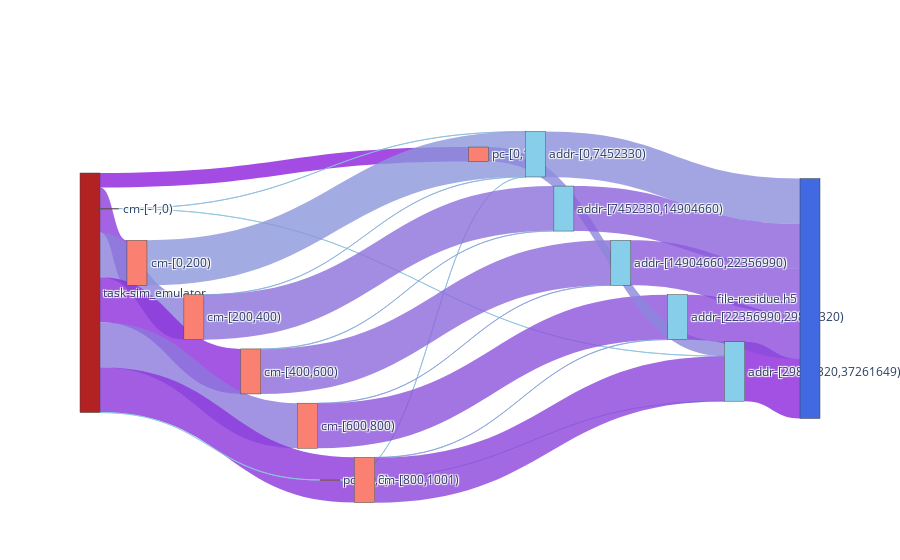

Notebook cell for this chart:
### Code cell
sim_nodes, sim_nodes_dict = get_nodes_for_sankey(G_SIM, rm_tags=['sim'])

# print(node_ref2)

sim_links = get_links_for_sankey(G_SIM, sim_nodes_dict)
fig = go.Figure(go.Sankey(
            node = sim_nodes,
            link = sim_links, orientation='h'))
fig.show()
fig.write_html(f"{path}/sankey-grouped-sim_w-vol-vfd-.html")

### Figure 1 — Plotly figure (JSON) as saved in the notebook; plotly's stock layout.template omitted (floating-point values rounded to 4 significant figures)
{"data": [{"link": {"color": ["rgba(140, 202.5, 220, 0.8)", "rgba(140, 60.0, 220, 0.8)", "rgba(140, 127.5, 220, 0.8)", "rgba(140, 45.0, 220, 0.8)", "rgba(140, 120.0, 220, 0.8)", "rgba(140, 52.5, 220, 0.8)", "rgba(140, 202.5, 220, 0.8)", "rgba(140, 30.0, 220, 0.8)", "rgba(140, 187.5, 220, 0.8)", "rgba(140, 195.0, 220, 0.8)", "rgba(140, 187.5, 220, 0.8)", "rgba(140, 195.0, 220, 0.8)", "rgba(140, 150.0, 220, 0.8)", "rgba(140, 180.0, 220, 0.8)", "rgba(140, 112.5, 220, 0.8)", "rgba(140, 105.0, 220, 0.8)", "rgba(140, 172.5, 220, 0.8)", "rgba(140, 157.5, 220, 0.8)", "rgba(140, 82.5, 220, 0.8)", "rgba(140, 165.0, 220, 0.8)", "rgba(140, 67.5, 220, 0.8)", "rgba(140, 135.0, 220, 0.8)", "rgba(140, 142.5, 220, 0.8)", "rgba(140, 37.5, 220, 0.8)", "rgba(140, 97.5, 220, 0.8)", "rgba(140, 90.0, 220, 0.8)", "rgba(140, 75.0, 220, 0.8)"], "label": ["Access Volume : 0 <br />Average Count : 4 <br />Average Access Size : 0 <br />Operation : write<br />Bandwidth : 0", "Access Volume : 7.42 MB <br />Average Count : 200 <br />Average Access Size : 37.11 KB <br />Operation : write<br />Bandwidth : 2.41 MB/s", "Access Volume : 7.44 MB <br />Average Count : 200 <br />Average Access Size : 37.21 KB <br />Operation : write<br />Bandwidth : 1.87 MB/s", "Access Volume : 7.44 MB <br />Average Count : 200 <br />Average Access Size : 37.2 KB <br />Operation : write<br />Bandwidth : 2.51 MB/s", "Access Volume : 7.44 MB <br />Average Count : 200 <br />Average Access Size : 37.21 KB <br />Operation : write<br />Bandwidth : 1.89 MB/s", "Access Volume : 7.48 MB <br />Average Count : 201 <br />Average Access Size : 37.21 KB <br />Operation : write<br />Bandwidth : 2.48 MB/s", "Access Volume : 0 <br />Average Count : 4 <br />Average Access Size : 0 <br />Operation : write<br />Bandwidth : 0", "Access Volume : 2.4 MB <br />Average Count : 1 <br />Average Access Size : 2.4 MB <br />Operation : write<br />Bandwidth : 1.56 GB/s", "Access Volume : 5.19 KB <br />Average Count : 24 <br />Average Access Size : 216.33 B <br />Operation : write<br />Bandwidth : 292.05 B/s", "Access Volume : 272 B <br />Average Count : 1 <br />Average Access Size : 272 B <br />Operation : write<br />Bandwidth : 79.34 B/s", "Access Volume : 5.19 KB <br />Average Count : 24 <br />Average Access Size : 216.33 B <br />Operation : write<br />Bandwidth : 292.05 B/s", "Access Volume : 272 B <br />Average Count : 1 <br />Average Access Size : 272 B <br />Operation : write<br />Bandwidth : 79.34 B/s", "Access Volume : 7.46 MB <br />Average Count : 202 <br />Average Access Size : 36.94 KB <br />Operation : write<br />Bandwidth : 419.67 KB/s", "Access Volume : 37.06 KB <br />Average Count : 1 <br />Average Access Size : 37.06 KB <br />Operation : write<br />Bandwidth : 2.08 KB/s", "Access Volume : 7.41 MB <br />Average Count : 199 <br />Average Access Size : 37.24 KB <br />Operation : write<br />Bandwidth : 2.1 MB/s", "Access Volume : 7.41 MB <br />Average Count : 199 <br />Average Access Size : 37.24 KB <br />Operation : write<br />Bandwidth : 2.1 MB/s", "Access Volume : 36.86 KB <br />Average Count : 1 <br />Average Access Size : 36.86 KB <br />Operation : write<br />Bandwidth : 10.42 KB/s", "Access Volume : 37.54 KB <br />Average Count : 1 <br />Average Access Size : 37.54 KB <br />Operation : write<br />Bandwidth : 10.66 KB/s", "Access Volume : 7.41 MB <br />Average Count : 199 <br />Average Access Size : 37.25 KB <br />Operation : write<br />Bandwidth : 2.12 MB/s", "Access Volume : 37.25 KB <br />Average Count : 1 <br />Average Access Size : 37.25 KB <br />Operation : write<br />Bandwidth : 10.64 KB/s", "Access Volume : 7.45 MB <br />Average Count : 200 <br />Average Access Size : 37.25 KB <br />Operation : write<br />Bandwidth : 2.17 MB/s", "Access Volume : 2.4 MB <br />Average Count : 1 <br />Average Access Size : 2.4 MB <br />Operation : write<br />Bandwidth : 700.09 KB/s", "Access Volume : 7.5 MB <br />Average Count : 227 <br />Average Access Size : 33.05 KB <br />Operation : write<br />Bandwidth : 422.05 KB/s", "Access Volume : 9.85 MB <br />Average Count : 202 <br />Average Access Size : 48.76 KB <br />Operation : write<br />Bandwidth : 2.87 MB/s", "Access Volume : 7.45 MB <br />Average Count : 200 <br />Average Access Size : 37.24 KB <br />Operation : write<br />Bandwidth : 2.11 MB/s", "Access Volume : 7.45 MB <br />Average Count : 200 <br />Average Access Size : 37.24 KB <br />Operation : write<br />Bandwidth : 2.12 MB/s", "Access Volume : 7.45 MB <br />Average Count : 200 <br />Average Access Size : 37.25 KB <br />Operation : write<br />Bandwidth : 2.13 MB/s"], "source": [0, 0, 0, 0, 0, 0, 0, 0, 1, 1, 2, 2, 3, 4, 4, 5, 5, 6, 6, 7, 7, 8, 9, 10, 11, 12, 13], "target": [1, 3, 4, 5, 6, 7, 2, 8, 9, 10, 9, 10, 9, 9, 11, 12, 11, 12, 13, 13, 10, 10, 14, 14, 14, 14, 14], "value": [1, 7422108, 7441148, 7440164, 7442936, 7479508, 1, 2400000, 5192, 272, 5192, 272, 7460880, 37056, 7410912, 7410120, 36856, 37544, 7412216, 37248, 7449144, 2400000, 7503128, 9849416, 7447768, 7447664, 7449464]}, "node": {"color": ["FireBrick", "Salmon", "Salmon", "Salmon", "Salmon", "Salmon", "Salmon", "Salmon", "Salmon", "SkyBlue", "SkyBlue", "SkyBlue", "SkyBlue", "SkyBlue", "RoyalBlue"], "label": ["task-sim_emulator", "cm-[-1,0)", "pc-[-1,0)", "cm-[0,200)", "cm-[200,400)", "cm-[400,600)", "cm-[600,800)", "cm-[800,1001)", "pc-[0,1)", "addr-[0,7452330)", "addr-[29809320,37261649)", "addr-[7452330,14904660)", "addr-[14904660,22356990)", "addr-[22356990,29809320)", "file-residue.h5"], "x": [0, 0.03846, 0.5, 0.07692, 0.1538, 0.2308, 0.3077, 0.3846, 0.5385, 0.6154, 0.8846, 0.6538, 0.7308, 0.8077, 1], "y": [0, 0.2857, 0, 0.4286, 0.5714, 0.7143, 0.8571, 1, 0.1429, 0.1429, 0.7143, 0.2857, 0.4286, 0.5714, 0]}, "orientation": "h", "type": "sankey"}], "layout": {}}
